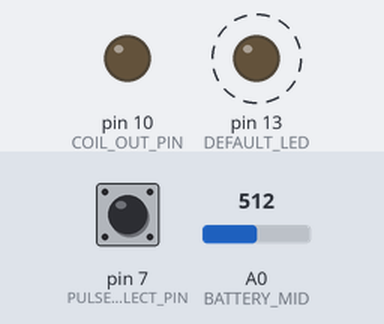
Recording of a sketch running on a simulated Arduino Uno, built with avr-gcc and run on an emulated ATmega328P. Shown: output pins drawn as LEDs (lit = HIGH). Dashed ring = blinking. The inputs (shaded band) are chosen by the test bench; at power-on: A0 (BATTERY_MID) = 512, pin 7 (PULSE_SELECT_PIN) LOW.

Above: at 1.8 s.
1.9 s: A0 (BATTERY_MID) set to 640
5.4 s: A0 (BATTERY_MID) set to 662
At 7.2 s:
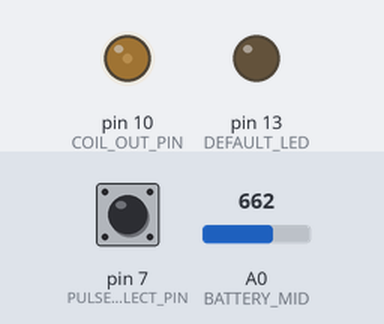
7.5 s: A0 (BATTERY_MID) set to 511
At 7.9 s:
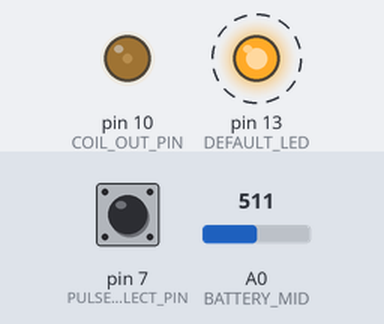
11.6 s: A0 (BATTERY_MID) set to 716
At 13.1 s:
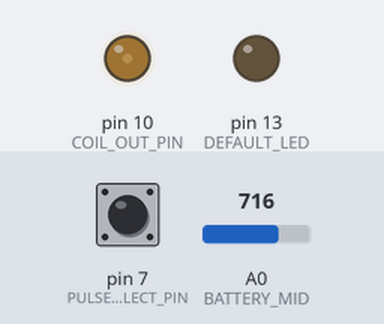
13.5 s: pin 7 (PULSE_SELECT_PIN) pulled HIGH for 1.2 s
At 13.95 s:
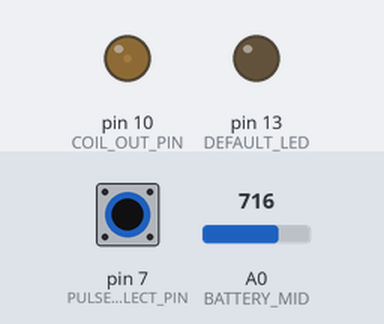
Timing chart, 0 to 16.5 s (numbered marks = the images above; inputs shaded):
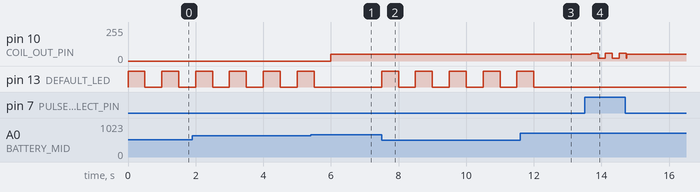

Measured:
- the behaviour switches between 654 and 655 on A0 (BATTERY_MID) (found by bisection; images 0 and 1)
- after the input at 5.4 s, pin 10 (COIL_OUT_PIN): 0/255 → 50/255 after 0.60 s; pin 13 (DEFAULT_LED): goes on until 5.5 s, then stays LOW
- after the input at 7.5 s, pin 13 (DEFAULT_LED): alternates HIGH for 0.50 s and LOW for 0.50 s, starting at once
- after the input at 11.6 s, pin 13 (DEFAULT_LED): goes on until 12.0 s, then stays LOW
- after the input at 13.5 s, pin 10 (COIL_OUT_PIN): 50/255 → 60/255 after 0.20 s, then repeats every 0.42 s: 20/255 0.21 s, 60/255 0.21 s, until it stays 50/255 from 14.7 s
- by itself, pin 13 (DEFAULT_LED): alternates HIGH for 0.50 s and LOW for 0.50 s

The sketch:

vape.ino
```cpp
//int coilOutPin = 10;
//int pulsePin = 7;

#define COIL_OUT_PIN      10
#define PULSE_SELECT_PIN  7
#define BATTERY_MID       A0
#define DEFAULT_LED       13

//#define COIL_DETECT_PIN
// Baby Beast
#define COIL_POWER        50
//TFV12 Low
//#define COIL_POWER        150
//TFV12 High
//#define COIL_POWER        200

// Baby Beast Pulse
#define MAX_PULSE         50
#define MIN_PULSE         10

// TFV12 Pulse
//#define MAX_PULSE         150
//#define MIN_PULSE         75

int coilPwm = 0;
int maxPulse = 60;
int minPulse = 20;
int pulseDelay = 5;
int pulseSpacing = 5;
double batteryVoltage = 0;

void setup() {
  pinMode(COIL_OUT_PIN, OUTPUT);
  pinMode(PULSE_SELECT_PIN, INPUT);
  pinMode(DEFAULT_LED, OUTPUT);
  digitalWrite(DEFAULT_LED, LOW);

  // TESTING
  Serial.begin(9600);
}

void loop() {
  batteryVoltage = analogRead(BATTERY_MID) * 0.0048875;

  if((batteryVoltage >= 3.2))
  {
    int pulsePinValue = digitalRead(PULSE_SELECT_PIN);
    if(pulsePinValue == 0) {
      analogWrite(COIL_OUT_PIN, COIL_POWER);
    } else {
      pulse();
    }
  }
  else
  {
    blinkDefaultLed();
  }

  // TESTING
  //Serial.println(batteryVoltage);
}

void pulse() {
  countUp();
  countDown();
  delay(pulseSpacing);
}

void countUp()
{
  for(int i = minPulse; i <= maxPulse; i++)
  {
    analogWrite(COIL_OUT_PIN, i);
    delay(pulseDelay);
  }

  return;
}

void countDown()
{
  for(int i = maxPulse; i >= minPulse; i--)
  {
    analogWrite(COIL_OUT_PIN, i);
    delay(pulseDelay);
  }
}

void blinkDefaultLed()
{
  digitalWrite(DEFAULT_LED, HIGH);
  delay(500);
  digitalWrite(DEFAULT_LED, LOW);
  delay(500);
}
```
